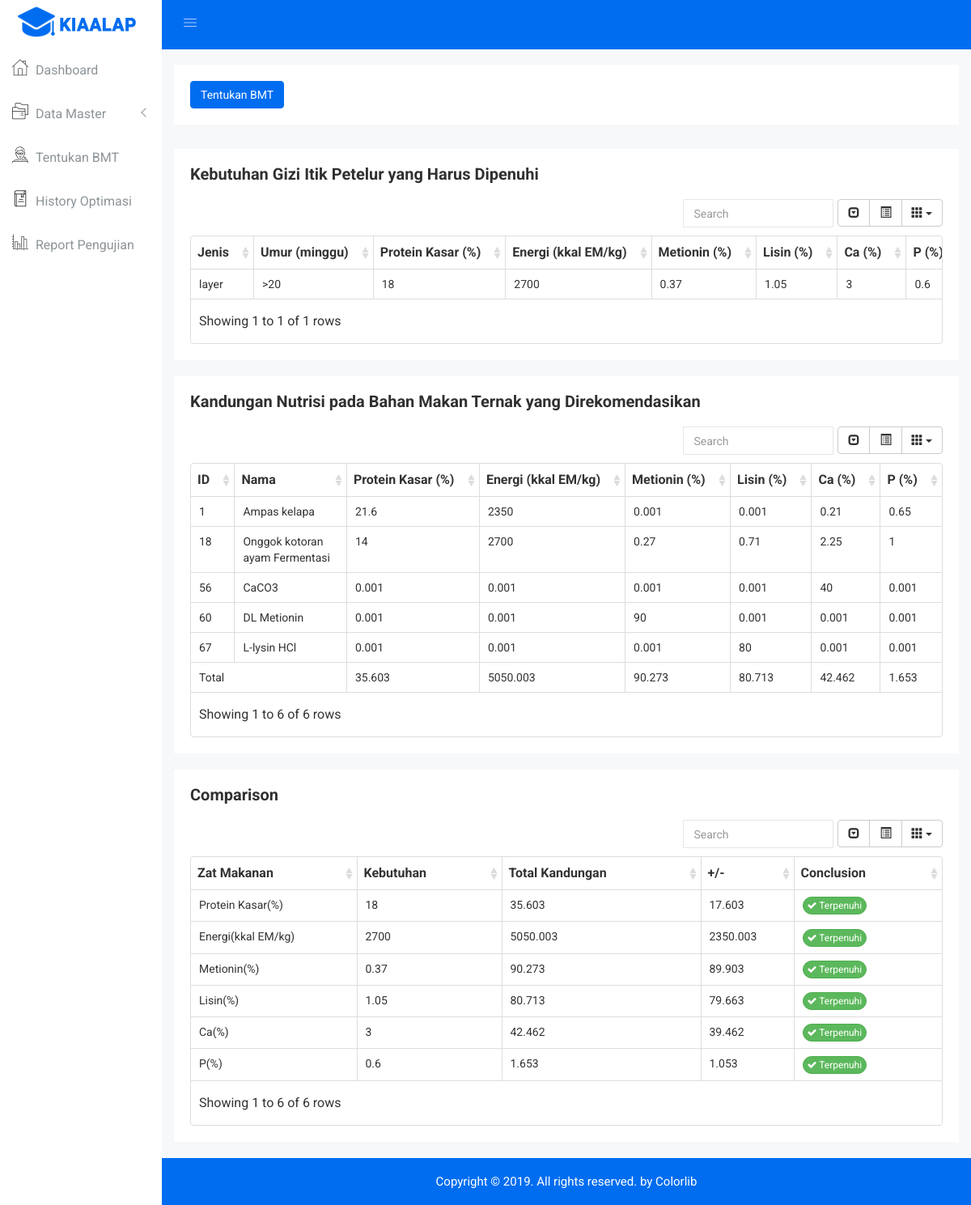
The app's page /History/lihatkandungan/1/3 with its own data.
### tables this page shows
CREATE TABLE `kebutuhan` (
  `id` int(11) NOT NULL,
  `nama` varchar(20) NOT NULL,
  `umur` varchar(20) NOT NULL,
  `pk` float NOT NULL,
  `em` float NOT NULL,
  `met` float NOT NULL,
  `lis` float NOT NULL,
  `ca` float NOT NULL,
  `p` float NOT NULL
);

CREATE TABLE `bmt` (
  `id` int(11) NOT NULL,
  `nama` varchar(50) NOT NULL,
  `pk` float NOT NULL,
  `em` float NOT NULL,
  `met` float NOT NULL,
  `lis` float NOT NULL,
  `ca` float NOT NULL,
  `p` float NOT NULL,
  `harga` int(11) NOT NULL,
  `id_jenis` int(11) NOT NULL
);

### application/controllers/History.php (called while the page is built, shortened)
<?php
class History extends CI_Controller {
	function __construct(){
		$this->load->model('M_history');
		$this->load->model('M_kandopt');
		$this->load->model('M_bmt', 'Bmt');
	}
	public function lihatkandungan($idhistori, $idusia){
		$kandopt=$this->M_kandopt->getIdRekom($idhistori);
		$data['kandopt']=$this->M_kandopt->getKanWhereId($kandopt);
		$data['totkandopt']=$this->M_kandopt->totkandopt($kandopt);
		$totkand=$this->M_kandopt->totkandopt($kandopt);
		$data['uspil']=$this->M_kandopt->getKebWhereId($idusia);
		$arruspil = $this->M_kandopt->getKebWhereId($idusia);
		$butuh=$this->M_kandopt->kebutuhan($arruspil);
		$data['comparison'] = array_combine($butuh, $totkand);
		$data['bmt']=$this->Bmt->bmt();
		$this->load->view('kandopt', $data);
	}
}

### index.php (called while the page is built, shortened)
<?php
require_once BASEPATH.'core/CodeIgniter.php';

### application/models/M_kandopt.php (called while the page is built, shortened)
<?php
class M_kandopt extends CI_Model{
	public function getKanWhereId($where)
	{
		$this->db->select('*');
		$this->db->from('bmt');
		$this->db->where_in('id', $where);
		$query = $this->db->get();
		return $query->result_array();
	}
	public function getKebWhereId($where){
		$this->db->select('*');
		$this->db->from('kebutuhan');
		$this->db->where('id', $where);
		$query = $this->db->get();
        return $query->result();
	}
	public function getIdRekom($where)
	{
		$this->db->select('GROUP_CONCAT(histori_detailrekom.id_rekom) as idrekom');
		$this->db->from('histori');
		$this->db->join('histori_detailrekom','histori.id=histori_detailrekom.id_histori');
		$this->db->where('histori.id', $where);
		$this->db->group_by('histori.id');
		$query = $this->db->get();
        foreach ($query->result() as $value){
        	$drekom = $value->idrekom;
			$idrekom = explode(",", $drekom);
        }
        return $idrekom;
	}
}
?>

### application/views/kandopt.php (the view, shortened to what this page needs)
<div class="breadcome-area">
    <div class="container-fluid">
        <div class="row">
            <div class="col-lg-12 col-md-12 col-sm-12 col-xs-12">
                <div class="breadcome-list single-page-breadcome">
                    <div class="row">
                        <div class="col-lg-6 col-md-6 col-sm-6 col-xs-12">
                            <?php if($this->session->userdata('level') != "0"){ ?>
                            <a href="<?php echo base_url('C_user/tentukanbmt'); ?>">
                                <button type="submit" class="btn btn-primary waves-effect waves-light">
                                    <i class="fa fa-arrow-left-square-o" aria-hidden="true"></i>Tentukan BMT
                                </button>
                            </a>
                            <?php } ?>
                        </div>
                        <div class="col-lg-6 col-md-6 col-sm-6 col-xs-12">
                            <ul class="breadcome-menu">
                            </ul>
                        </div>
                    </div>
                </div>
            </div>
        </div>
    </div>
</div>
</div>
<div class="data-table-area mg-b-15">
    <div class="container-fluid">
        <div class="row">
            <div class="col-lg-12 col-md-12 col-sm-12 col-xs-12">
                <div class="sparkline13-list">
                    <div class="sparkline13-hd">
                        <div class="main-sparkline13-hd">
                            <h1>Kebutuhan Gizi Itik Petelur yang Harus Dipenuhi</h1>
                        </div>
                    </div>
                    <div class="sparkline13-graph">
                        <div class="datatable-dashv1-list custom-datatable-overright">
                            <table id="table" data-toggle="table" data-pagination="true" data-search="true" data-show-columns="true" data-show-pagination-switch="true" data-key-events="true" data-show-toggle="true" data-resizable="true" data-cookie="true" data-cookie-id-table="saveId" data-click-to-select="true" data-toolbar="#toolbar">
                                <thead>
                                    <tr>
                                        <th data-field="nama">Jenis</th>
                                        <th data-field="umur">Umur (minggu)</th>
                                        <th data-field="pk">Protein Kasar (%)</th>
                                        <th data-field="em">Energi (kkal EM/kg)</th>
                                        <th data-field="met">Metionin (%)</th>
                                        <th data-field="lis">Lisin (%)</th>
                                        <th data-field="ca">Ca (%)</th>
                                        <th data-field="p">P (%)</th>
                                    </tr>
                                </thead>
                                <tbody>
                                    <?php $no=1; foreach ($uspil as $value) { ?>
                                    <tr>
                                        <td><?php echo $value->nama ?></td>
                                        <td><?php echo $value->umur ?></td>
                                        <td><?php echo $value->pk ?></td>
                                        <td><?php echo $value->em ?></td>
                                        <td><?php echo $value->met ?></td>
                                        <td><?php echo $value->lis ?></td>
                                        <td><?php echo $value->ca ?></td>
                                        <td><?php echo $value->p ?></td>
                                    </tr>
                                    <?php $no++; } ?>
                                </tbody>
                            </table>
                        </div>
                    </div>
                </div>
            </div>
        </div>
    </div>
</div>
<div class="data-table-area mg-b-15">
    <div class="container-fluid">
        <div class="row">
            <div class="col-lg-12 col-md-12 col-sm-12 col-xs-12">
                <div class="sparkline13-list">
                    <div class="sparkline13-hd">
                        <div class="main-sparkline13-hd">
                            <h1>Kandungan Nutrisi pada Bahan Makan Ternak yang Direkomendasikan</h1>
                        </div>
                    </div>
                    <div class="sparkline13-graph">
                        <div class="datatable-dashv1-list custom-datatable-overright">
                            <table id="table" data-toggle="table" data-pagination="true" data-search="true" data-show-columns="true" data-show-pagination-switch="true" data-key-events="true" data-show-toggle="true" data-resizable="true" data-cookie="true" data-cookie-id-table="saveId" data-click-to-select="true" data-toolbar="#toolbar">
                                <thead>
                                    <tr>
                                        <th>ID</th>
                                        <th>Nama</th>
                                        <th>Protein Kasar (%)</th>
                                        <th>Energi (kkal EM/kg)</th>
                                        <th>Metionin (%)</th>
                                        <th>Lisin (%)</th>
                                        <th>Ca (%)</th>
                                        <th>P (%)</th>
                                    </tr>
                                </thead>
                                <tbody>
                                    <?php foreach ($kandopt as $value) { ?>
                                    <tr>
                                        <td><?php echo $value['id'] ?></td>
                                        <td><?php echo $value['nama'] ?></td>
                                        <td><?php echo $value['pk'] ?></td>
                                        <td><?php echo $value['em'] ?></td>
                                        <td><?php echo $value['met'] ?></td>
                                        <td><?php echo $value['lis'] ?></td>
                                        <td><?php echo $value['ca'] ?></td>
                                        <td><?php echo $value['p'] ?></td>
                                    </tr>
                                    <?php } ?>
                                    <tr>
                                        <td colspan="2">Total</td>
                                        <?php foreach($totkandopt as $valu){ ?>
                                        <td><?php echo $valu ?></td>
                                        <?php } ?>
                                    </tr>
                                </tbody>
                            </table>
                        </div>
                    </div>
                </div>
            </div>
        </div>
    </div>
</div>
<div class="data-table-area mg-b-15">
    <div class="container-fluid">
        <div class="row">
            <div class="col-lg-12 col-md-12 col-sm-12 col-xs-12">
                <div class="sparkline13-list">
                    <div class="sparkline13-hd">
                        <div class="main-sparkline13-hd">
                            <h1>Comparison</h1>
                        </div>
                    </div>
                    <div class="sparkline13-graph">
                        <div class="datatable-dashv1-list custom-datatable-overright">
                            <table id="table" data-toggle="table" data-pagination="true" data-search="true" data-show-columns="true" data-show-pagination-switch="true" data-key-events="true" data-show-toggle="true" data-resizable="true" data-cookie="true" data-cookie-id-table="saveId" data-click-to-select="true" data-toolbar="#toolbar">
                                <thead>
                                    <tr>
                                        <th>Zat Makanan</th>
                                        <th>Kebutuhan</th>
                                        <th>Total Kandungan</th>
                                        <th>+/-</th>
                                        <th>Conclusion</th>
                                    </tr>
                                </thead>
                                <tbody>
                                    <?php $sisa=0; $idx=0; $zat=array("Protein Kasar(%)", "Energi(kkal EM/kg)", "Metionin(%)", "Lisin(%)", "Ca(%)", "P(%)");
                                    foreach ($comparison as $kekeyi => $valir) { $sisa=$valir-$kekeyi; $arrsisa[]=$sisa; ?>
                                    <tr>
                                        <td><?php echo $zat[$idx] ?></td>
                                        <td><?php echo $kekeyi ?></td>
                                        <td><?php echo $valir ?></td>
                                        <td><?php echo $sisa ?></td>
                                        <?php if($valir>$kekeyi){ ?>
                                        <td>
                                            <button type="button" class="btn btn-custon-rounded-three btn-success btn-xs"><i class="fa fa-check edu-checked-pro" aria-hidden="true"></i> Terpenuhi</button>
                                        </td>
                                        <?php }else{ ?>
                                        <td>
                                            <button type="button" class="btn btn-custon-rounded-three btn-danger btn-xs"><i class="fa fa-times edu-danger-error" aria-hidden="true"></i> Belum</button>
                                        </td>
                                        <?php } ?>
                                    </tr>
                                    <?php $idx++; } ?>
                                </tbody>
                            </table>
                        </div>
                    </div>
                </div>
            </div>
        </div>
        </div>
    </div>
<div class="footer-copyright-area">
    <div class="container-fluid">
        <div class="row">
            <div class="col-lg-12 col-md-12 col-sm-12 col-xs-12">
                <div class="footer-copy-right">
                    <p>Copyright © 2019. All rights reserved. by <a href="https://colorlib.com/wp/templates/">Colorlib</a></p>
                </div>
            </div>
        </div>
    </div>
</div>
</div>

### assets/css/main.css (style rules this page uses)
html { color: #222; font-size: 1em; line-height: 1.4; }

### assets/css/form/themesaller-forms.css (style rules this page uses)
html, body { border: 0; margin: 0; padding: 0; font-size: 100%; vertical-align: baseline; font: inherit; }
body { margin: 0; padding: 0; }

### assets/css/buttons.css (style rules this page uses)
.btn-custon-rounded-three { border-radius:20px; }

### records on screen
kebutuhan: nama "layer", umur ">20", pk "18", em "2700", met "0.37", lis "1.05", ca "3", p "0.6"
bmt: id "1", nama "Ampas kelapa", pk "21.6", em "2350", met "0.001", lis "0.001", ca "0.21", p "0.65"
bmt: id "18", nama "Onggok kotoran ayam Fermentasi", pk "14", em "2700", met "0.27", lis "0.71", ca "2.25", p "1"
bmt: id "56", nama "CaCO3", pk "0.001", em "0.001", met "0.001", lis "0.001", ca "40", p "0.001"
bmt: id "60", nama "DL Metionin", pk "0.001", em "0.001", met "90", lis "0.001", ca "0.001", p "0.001"
bmt: id "67", nama "L-lysin HCl", pk "0.001", em "0.001", met "0.001", lis "80", ca "0.001", p "0.001"

### other values on screen
$valu "35.603"
$valu "5050.003"
$valu "90.273"
$valu "80.713"
$valu "42.462"
$valu "1.653"
$zat[$idx] "Protein Kasar(%)"
$kekeyi "18"
$valir "35.603"
$sisa "17.603"
$zat[$idx] "Energi(kkal EM/kg)"
$kekeyi "2700"
$valir "5050.003"
$sisa "2350.003"
$zat[$idx] "Metionin(%)"
